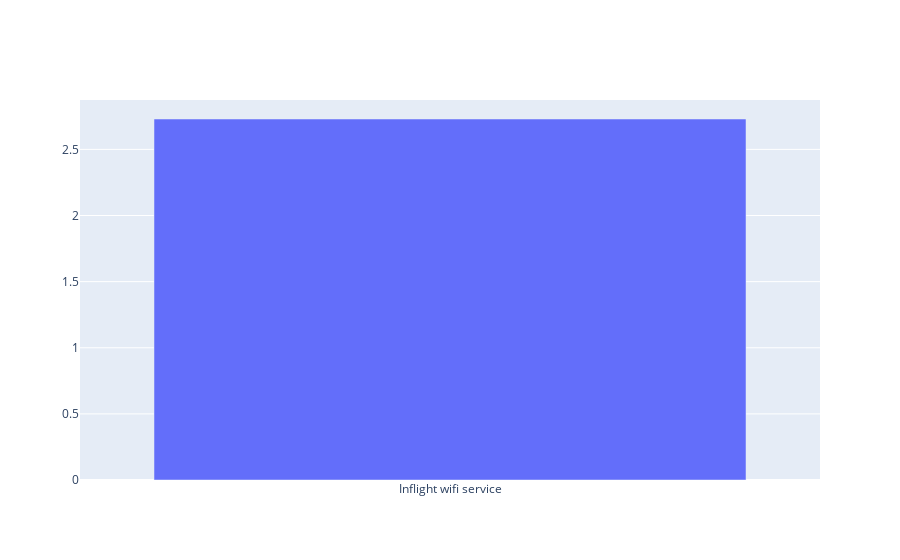

The notebook cell this image was saved under:
### Code cell
satisfaction_figure = go.Figure()
satisfaction_figure.add_trace(go.Bar(
    x = ['Inflight wifi service'],
    y = np.array(df['Inflight wifi service'].agg(np.mean)),
    name='Inflight wifi service'
))

### Figure 1 — Plotly figure (JSON) as saved in the notebook; plotly's stock layout.template omitted (floating-point values rounded to 4 significant figures)
{"data": [{"name": "Inflight wifi service", "type": "bar", "x": ["Inflight wifi service"], "y": [2.73]}], "layout": {}}
